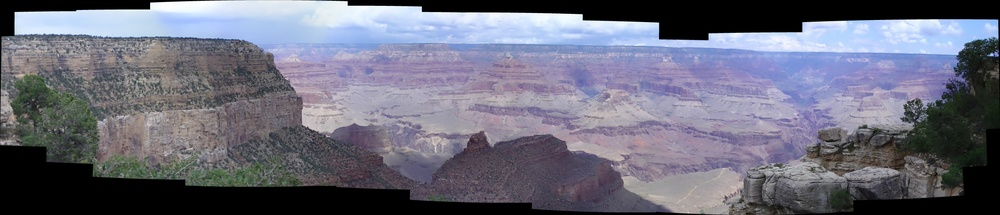
#> input picture images/result_26.jpg, 1000 x 215 px, shrunk from 9619 x 2067 before the run
$ python panorama_cropper.py
#> lines starting #> are read from the running program, lines starting #| are printed output that depends on the picture; after the words box and inside, x2 and y2 are one past the last pixel; in counts of white or black regions, pixels touching at a corner belong together
#> in main, image is the input picture: shape (215, 1000, 3); mean B, G, R 124.4, 109.6, 109.1
"""
%%***********************************************************************%
%*                           Panorama Cropper                           *%
%*        Crops a fully stitched panorama with black/white background.  *%
%*                                                                      *%
%* Code author: Preetham Manjunatha                                     *%
%* Github link: https://github.com/preethamam
%* Date: 11/24/2021                                                     *%
%************************************************************************%

%---------------------------------------------------------------------------------
% The following function was inspired by the:
% https://ppwwyyxx.com/blog/2016/How-to-Write-a-Panorama-Stitcher/
% https://www.pyimagesearch.com/2018/12/17/image-stitching-with-opencv-and-python/
% translated and simplied by Preetham Manjunatha.
%---------------------------------------------------------------------------------
%
% It has tested extensively on multiple images, although for loops
% are slow, produces accurate crops when the input.blackRange
% and input.whiteRange are intutively passed to the function.
% Assumes panorama is surrounded by black or white canvas.
%---------------------------------------------------------------------------------
"""


import cv2 as cv
import numpy as np
import imutils
import glob
from numba import jit


def crop_stitched_image (stitched, canvas_color = 'black'):

    # Print cropping
#> called with canvas_color = 'black'
    print("[INFO] cropping...")

    # Initilize the variables
    w = stitched.shape[1]
#> w = 1000
    h = stitched.shape[0]
#> h = 215

    # Convert the stitched image to grayscale and threshold it
    # such that all pixels greater than zero are set to 255
    # (foreground) while all others remain 0 (background)
    gray = cv.cvtColor(stitched, cv.COLOR_BGR2GRAY)
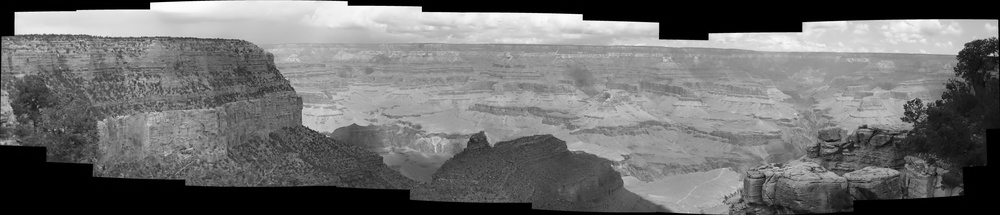
#> gray: shape (215, 1000); min 0, max 255, mean 111.2
    if canvas_color == 'black':
        thresh = cv.threshold(gray, 5, 255, cv.THRESH_BINARY)[1]
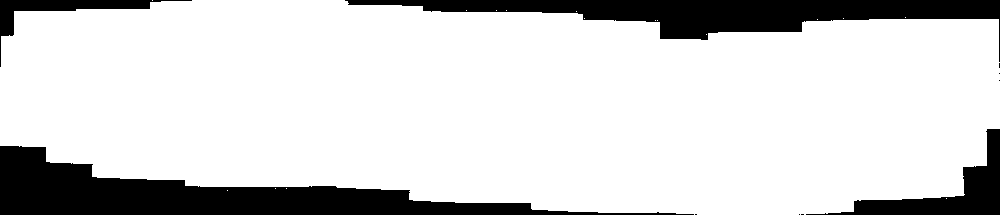
#> thresh: shape (215, 1000); 83.4% white; 10 black regions (6 under 20 px)
    else:
        thresh = cv.threshold(gray, 254, 255, cv.THRESH_BINARY_INV)[1]

    # Find all external contours in the threshold image then find
    # the *largest* contour which will be the contour/outline of
    # the stitched image
    cnts = cv.findContours(thresh.copy(), cv.RETR_EXTERNAL, cv.CHAIN_APPROX_NONE)
#> cnts = 17 contours, 16 with area under 20; largest, box (x1, y1, x2, y2) and area: (0, 0, 1000, 215) 177988
    cnts = imutils.grab_contours(cnts)
    c = max(cnts, key=cv.contourArea)
#> c = contour of 2409 points, box (x1, y1, x2, y2) (0, 0, 1000, 215), area 177988

    # Mask or stencil
    stencil_inner = np.zeros(stitched.shape, dtype=np.uint8)
    cv.fillPoly(stencil_inner, pts =[c], color=(255,255,255))
#> stencil_inner: shape (215, 1000, 3); 83.3% white; 10 black regions (6 under 20 px), largest, box (x1, y1, x2, y2) and area: (0, 146, 694, 215) 16998, (345, 0, 1000, 62) 12748, (806, 129, 1000, 215) 4113, (0, 0, 192, 67) 1934
    stencil_outer = ~stencil_inner

    # Canvas outer indices
    canvas_outer_indices = np.where(stencil_outer == [255])

    # Normalize the image to -1 and others
    stitched = np.asarray(stitched, dtype=np.float32)
    stitched[canvas_outer_indices] = -255
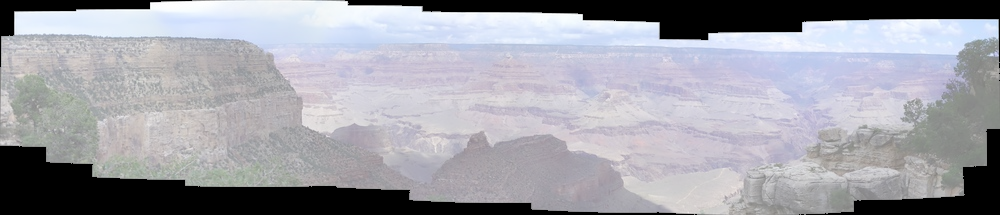
#> stitched: shape (215, 1000, 3) float32; mean B, G, R 81.8, 67.1, 66.5; drawn with min black and max white
    stitched = stitched / 255.0


    @jit(nopython=True)
    def bulkRun():
        maxarea = 0
        height = np.zeros((w)).astype(np.int32)
        left = np.zeros((w)).astype(np.int32)
        right= np.zeros((w)).astype(np.int32)

        ll = 0
        rr = 0
        hh = 0
        nl = 0

        for line in range(h):
            for k in range(w):
                p = stitched[line][k]
                m = max(max(p[0], p[1]), p[2])
                height[k] =  0 if m < 0 else height[k] + 1	#find Color::NO


            for k in range(w):
                left[k] = k;
                while ((left[k] > 0) and (height[k] <= height[left[k] - 1])):
                    left[k] = left[left[k] - 1]

            for k in range(w - 1, -1, -1):
                right[k] = k
                while ((right[k] < w - 1) and (height[k] <= height[right[k] + 1])):
                    right[k] = right[right[k] + 1]

            for k in range(w):
                val = (right[k] - left[k] + 1) * height[k]
                if(maxarea < val):
                    maxarea = val
                    ll = left[k]
                    rr = right[k]
                    hh = height[k]
                    nl = line

        return ll, rr, hh, nl

    ll, rr, hh, nl = bulkRun()

    cropH = hh + 1
    cropW = rr - ll + 1
    offsetx = ll
    offsety = nl - hh + 1

    stitched *= 255

    return stitched[offsety : offsety + cropH, offsetx : offsetx + cropW].astype(np.uint8)
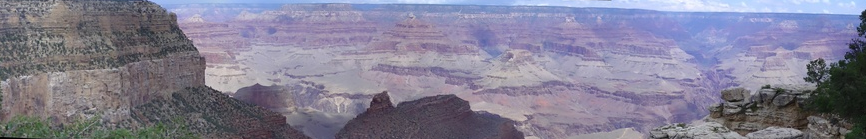
#> returned value: shape (139, 866, 3); mean of channels 0, 1, 2 147.7, 127.7, 130.6; drawn as B, G, R

#%% Main routine
def main():

    # Read stitched image
    image = cv.imread('images/result_26.jpg')

    # write the output stitched and cropped image to disk
    # stitched_cropped = crop_stitched_image (image, 'white')
    stitched_cropped = crop_stitched_image (image, 'black')
    cv.imwrite('cropped.jpg', stitched_cropped)

    print("Done")

if __name__ == '__main__':
    main()
    cv.destroyAllWindows()
